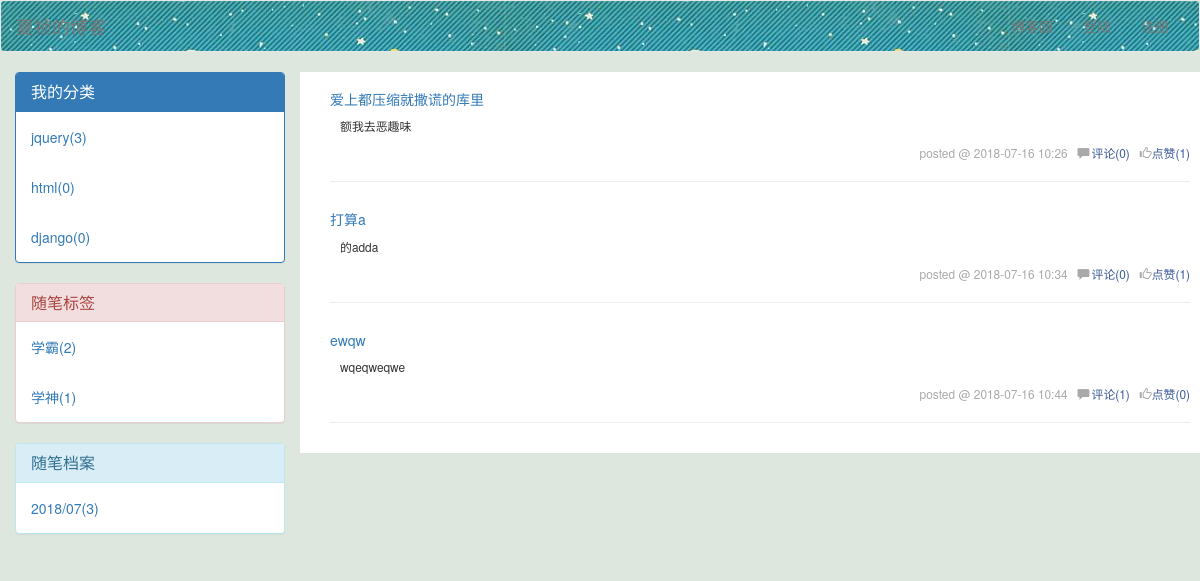
The app's page /夏祯 with its own data.
### blog/models.py (models this page shows, shortened)
class Blog(models.Model):
    nid = models.AutoField(primary_key=True)
    title = models.CharField(verbose_name='个人博客标题', max_length=64)
    site_name = models.CharField(verbose_name='站点名称', max_length=64)
    theme = models.CharField(verbose_name='博客主题', max_length=32)

class Category(models.Model):
    nid = models.AutoField(primary_key=True)
    title = models.CharField(verbose_name='分类标题', max_length=32)
    blog = models.ForeignKey(verbose_name='所属博客', to='Blog', to_field='nid', on_delete=models.CASCADE)

class Article(models.Model):
    nid = models.AutoField(primary_key=True)
    title = models.CharField(max_length=50, verbose_name='文章标题')
    desc = models.CharField(max_length=255, verbose_name='文章描述')
    create_time = models.DateTimeField(verbose_name='创建时间', auto_now_add=True)
    content = models.TextField()
    comment_count = models.IntegerField(default=0)
    up_count = models.IntegerField(default=0)
    down_count = models.IntegerField(default=0)
    user = models.ForeignKey(verbose_name='作者', to='UserInfo', to_field='nid', on_delete=models.CASCADE)
    category = models.ForeignKey(to='Category', to_field='nid', null=True, on_delete=models.CASCADE)
    tags = models.ManyToManyField(
        to="Tag",
        through='Article2Tag',
    )

### blog/views.py (the view, shortened to what this page needs)
# urls.py: re_path('(?P<username>\w+)/(?P<condition>category|tag|date)/(?P<params>.*)', views.homesite),
def homesite(request,username,**kwargs):
    user = UserInfo.objects.filter(username=username).first()
    if not user:
        return render(request, "not_found.html")
    blog = user.blog
    if not kwargs:
        article_list = Article.objects.filter(user__username=username)
    if not article_list:
        return render(request, "not_found.html")
    cate_list=Category.objects.filter(blog=blog).annotate(c=Count("article__title")).values_list("title", "c")
    tag_list = Tag.objects.filter(blog=blog).annotate(c=Count("article__title")).values_list("title", "c")
    date_list=Article.objects.filter(user=user).extra(select={"y_m_date":"strftime('%%Y/%%m',create_time)"}).values("y_m_date").annotate(c=Count("title")).values_list("y_m_date","c")
    return  render(request,'homesite.html',locals())

### blog/templatetags/my_tags.py (called while the page is built)
@register.inclusion_tag("left_region.html")
def get_query_data(username):
    user = UserInfo.objects.filter(username=username).first()
    blog = user.blog
    cate_list = Category.objects.filter(blog=blog).annotate(c=Count("article__title")).values_list("title", "c")
    print(cate_list)
    tag_list = Tag.objects.filter(blog=blog).annotate(c=Count("article__title")).values_list("title", "c")
    date_list = Article.objects.filter(user=user).extra(select={"y_m_date": "strftime('%%Y/%%m',create_time)"}).values(
        "y_m_date").annotate(c=Count("title")).values_list("y_m_date", "c")
    print(date_list)
    return {"blog":blog,"username":username,"cate_list":cate_list,"tag_list":tag_list,"date_list":date_list}

### templates/homesite.html (shortened to what this page needs)
<!DOCTYPE html>
<html lang="en">
<head>
    <link rel="stylesheet" href="/static/bootstrp/css/bootstrap.css">
    <link rel="stylesheet" href="/static/css/homesite_css/{{ blog.theme }}">
    <link rel="stylesheet" href="/static/css/homesite_css/default.css">
</head>
<body>
<nav class="navbar navbar-default">
  <div class="container-fluid">
    <div class="navbar-header">
      <a class="navbar-brand" href="#">{{ blog.title }}</a>
    </div>
        <div class="collapse navbar-collapse" id="bs-example-navbar-collapse-1">
            <ul class="nav navbar-nav navbar-right">
                {% if request.user.username %}
                    <li><a href="/index/">博客园</a>
                    <li><a href="/backstage/">我的博客</a>
                    </li>
                {% else %}
                    <li><a href="/index/">博客园</a>
                    <li><a href="/login/">登陆</a></li>
                    <li><a href="#">注册</a></li>
                {% endif %}
            </ul>
        </div>
  </div>
</nav>
<div class="container-fluid">
    <div class="row">
            {% load my_tags %}
           {% get_query_data username %}
        <div class="col-md-9 articless">
        {% block content %}
            <div class="article_list">
                {% for article in article_list %}
                 <div class="article_item clearfix">
                      <h5><a href="/{{ username }}/articles/{{ article.pk }}">{{ article.title }}</a></h5>
                      <div>
                          <span class="media-right small desc ">
                              {{ article.desc }}
                          </span>
                      </div>
                      <div class="info small  pull-right">
                          <span>posted</span> <span>@</span>   <span>{{ article.create_time|date:'Y-m-d H:i' }}</span>&nbsp;&nbsp;
                           <span class="glyphicon glyphicon-comment coment1"></span><a href="">评论({{ article.comment_count }})</a>&nbsp;&nbsp;
                           <span class="glyphicon glyphicon-thumbs-up"></span><a href="">点赞({{ article.up_count }})</a>
                      </div>
                 </div>
                    <hr>
                {% endfor %}
            </div>
        </div>
    {% endblock %}
    </div>
</div>
</body>
</html>

### templates/left_region.html
 <div class="col-md-3">
            <div class="panel panel-primary">
                <div class="panel-heading">
                    <h3 class="panel-title">我的分类</h3>
                </div>
                    {% for con_li in cate_list %}
                            <div class="panel-body">
                                <a href="/{{ username }}/category/{{con_li.0 }}">{{ con_li.0 }}({{ con_li.1 }})</a>
                               </div>
                    {% endfor %}
            </div>
            <div class="panel panel-danger">
                <div class="panel-heading">
                    <h3 class="panel-title">随笔标签</h3>
                </div>
                    {% for tag_li in tag_list %}
                            <div class="panel-body">
                                <a href="/{{ username }}/tag/{{ tag_li.0 }}">{{ tag_li.0 }}({{ tag_li.1 }})</a>
                               </div>
                    {% endfor %}
            </div>
            <div class="panel panel-info">
                <div class="panel-heading">
                    <h3 class="panel-title">随笔档案</h3>
                </div>
                    {% for date_li in date_list %}
                            <div class="panel-body">
                                <a href="/{{ username }}/date/{{ date_li.0 }}">{{ date_li.0 }}({{ date_li.1 }})</a>
                               </div>
                    {% endfor %}
            </div>
        </div>

### static/css/homesite_css/xiazhen.css (style rules this page uses)
.navbar { background:url("/static/images/headerbgm/timg (3).jpg"); }
.info { margin-top: 10px; color: darkgray; }
.coment1 { margin-right: 2px; }

### static/css/homesite_css/default.css (style rules this page uses)
* { margin: 0; padding: 0; }
body { background-color: rgb(222,231,222); }
.articless { background-color: white; padding: 10px 10px 10px 30px; }
.info { margin-top: 10px; color: darkgray; }
.coment1 { margin-right: 2px; }

### records on screen
Blog: title "夏祯的博客"
Category: title "jquery", con_li "3"
Category: title "html", con_li "0"
Category: title "django", con_li "0"
Article: title "爱上都压缩就撒谎的库里", desc "额我去恶趣味", create_time "2018-07-16 10:26", comment_count "0", up_count "1"
Article: title "打算a", desc "的adda", create_time "2018-07-16 10:34", comment_count "0", up_count "1"
Article: title "ewqw", desc "wqeqweqwe", create_time "2018-07-16 10:44", comment_count "1", up_count "0"

### other values on screen
{{ tag_li.0 }} "学霸" "学神"
{{ tag_li.1 }} "2" "1"
{{ date_li.0 }} "2018/07"
{{ date_li.1 }} "3"
